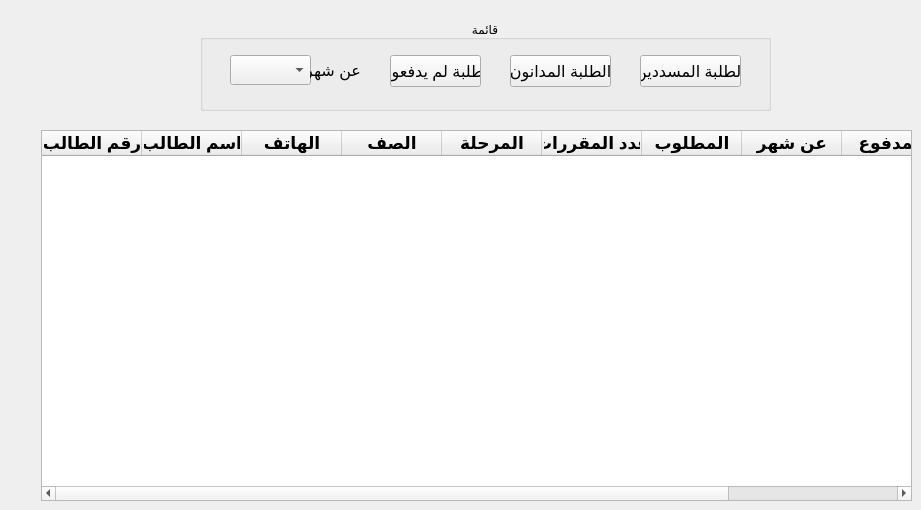
    <widget class="QWidget" name="tab_9">
     <attribute name="title">
      <string>احصائيات الطالب</string>
     </attribute>
     <widget class="QTableWidget" name="tableWidget_9">
      <property name="geometry">
       <rect>
        <x>41</x>
        <y>130</y>
        <width>871</width>
        <height>371</height>
       </rect>
      </property>
      <property name="font">
       <font>
        <family>Arial</family>
        <pointsize>13</pointsize>
        <weight>75</weight>
        <bold>true</bold>
       </font>
      </property>
      <column>
       <property name="text">
        <string>رقم الطالب</string>
       </property>
      </column>
      <column>
       <property name="text">
        <string>اسم الطالب</string>
       </property>
      </column>
      <column>
       <property name="text">
        <string>الهاتف</string>
       </property>
      </column>
      <column>
       <property name="text">
        <string>الصف</string>
       </property>
      </column>
      <column>
       <property name="text">
        <string>المرحلة</string>
       </property>
      </column>
      <column>
       <property name="text">
        <string>عدد المقررات</string>
       </property>
      </column>
      <column>
       <property name="text">
        <string>المطلوب</string>
       </property>
      </column>
      <column>
       <property name="text">
        <string>عن شهر</string>
       </property>
      </column>
      <column>
       <property name="text">
        <string>المدفوع</string>
       </property>
      </column>
      <column>
       <property name="text">
        <string>الباقي</string>
       </property>
      </column>
     </widget>
     <widget class="QGroupBox" name="groupBox_22">
      <property name="geometry">
       <rect>
        <x>200</x>
        <y>20</y>
        <width>571</width>
        <height>91</height>
       </rect>
      </property>
      <property name="title">
       <string>قائمة</string>
      </property>
      <property name="alignment">
       <set>Qt::AlignCenter</set>
      </property>
      <widget class="QPushButton" name="pushButton_51">
       <property name="geometry">
        <rect>
         <x>440</x>
         <y>35</y>
         <width>101</width>
         <height>32</height>
        </rect>
       </property>
       <property name="font">
        <font>
         <pointsize>12</pointsize>
        </font>
       </property>
       <property name="text">
        <string>الطلبة المسددين</string>
       </property>
      </widget>
      <widget class="QPushButton" name="pushButton_52">
       <property name="geometry">
        <rect>
         <x>190</x>
         <y>35</y>
         <width>91</width>
         <height>32</height>
        </rect>
       </property>
       <property name="font">
        <font>
         <pointsize>12</pointsize>
        </font>
       </property>
       <property name="text">
        <string>طلبة لم يدفعوا</string>
       </property>
      </widget>
      <widget class="QPushButton" name="pushButton_53">
       <property name="geometry">
        <rect>
         <x>310</x>
         <y>35</y>
         <width>101</width>
         <height>32</height>
        </rect>
       </property>
       <property name="font">
        <font>
         <pointsize>12</pointsize>
        </font>
       </property>
       <property name="text">
        <string>الطلبة المدانون</string>
       </property>
      </widget>
      <widget class="QComboBox" name="comboBox_25">
       <property name="geometry">
        <rect>
         <x>30</x>
         <y>35</y>
         <width>81</width>
         <height>30</height>
        </rect>
       </property>
       <property name="font">
        <font>
         <pointsize>12</pointsize>
        </font>
       </property>
      </widget>
      <widget class="QLabel" name="label_81">
       <property name="geometry">
        <rect>
         <x>110</x>
         <y>35</y>
         <width>51</width>
         <height>30</height>
        </rect>
       </property>
       <property name="font">
        <font>
         <pointsize>12</pointsize>
        </font>
       </property>
       <property name="text">
        <string>عن شهر</string>
       </property>
      </widget>
     </widget>
    </widget>
